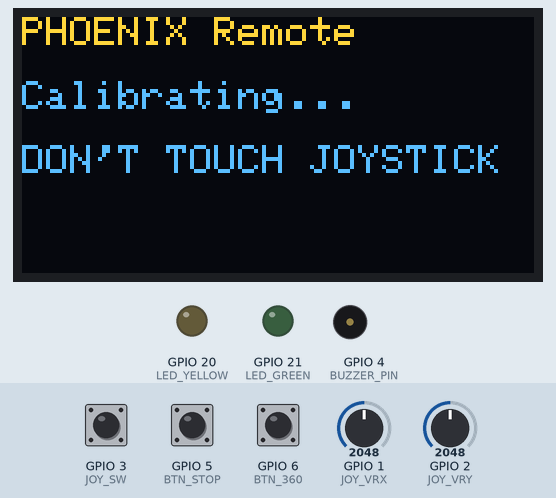
Recording of a sketch running on a simulated ESP32-C3. On the bench: 128×64 one-colour display, output pins drawn as LEDs (lit = HIGH), buzzer (waves = sounding). Dashed ring = blinking. Inputs (shaded band) come from the test bench; at power-on: GPIO 5 (BTN_STOP) HIGH, GPIO 6 (BTN_360) HIGH, GPIO 1 (JOY_VRX) = 2048, GPIO 2 (JOY_VRY) = 2048, GPIO 3 (JOY_SW) HIGH. The OLED is the two-colour kind (top 16 rows yellow); what the sketch prints to the serial monitor is not drawn.

Above: at 1.1 s.
At 3.35 s:
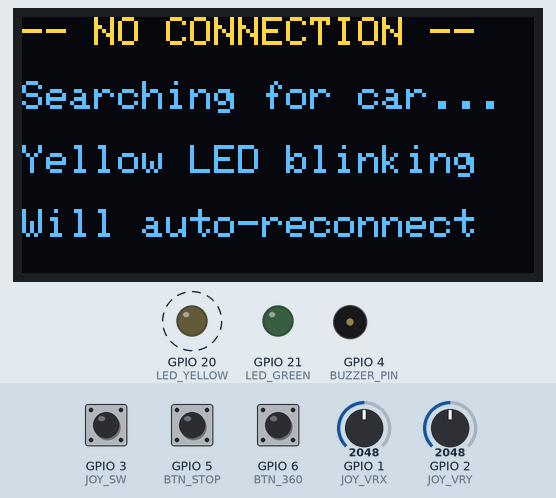
4.0 s: GPIO 5 (BTN_STOP) pulled LOW for 0.15 s
At 4.53 s:
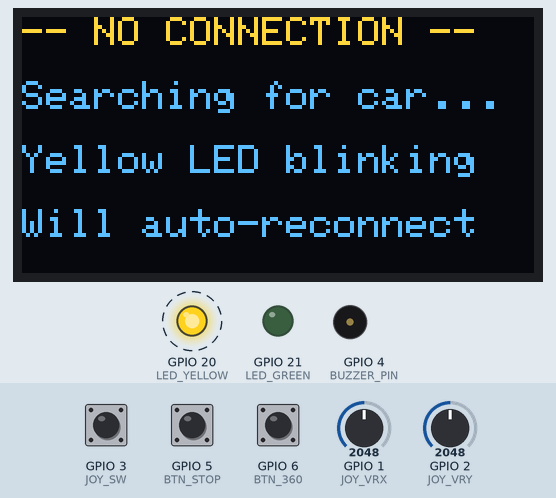
4.7 s: GPIO 6 (BTN_360) pulled LOW for 0.15 s
At 5.37 s:
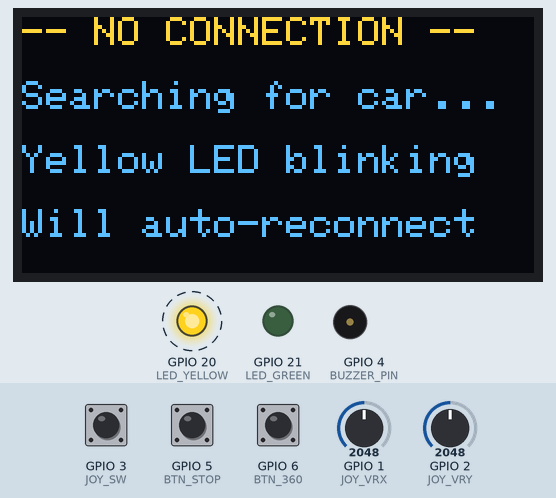
6.3 s: GPIO 1 (JOY_VRX) set to 2208
7.8 s: GPIO 1 (JOY_VRX) set to 2287
Timing chart, 0 to 15.8 s (numbered marks = the images above; inputs shaded):
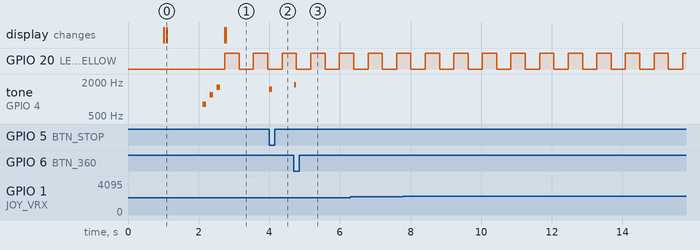

Measured:
- after the input at 4.0 s, tone on GPIO 4 (BUZZER_PIN): silent → 1500 Hz at once, → silent 0.08 s later
- after the input at 4.7 s, tone on GPIO 4 (BUZZER_PIN): silent → 1800 Hz at once, → silent 0.06 s later
- by itself, GPIO 20 (LED_YELLOW): alternates HIGH for 0.41 s and LOW for 0.40 s
- what the display in image 0 shows lasts 1.6 s, from 1.1 s to 2.7 s

The sketch:

PHOENIX_REMOTE.ino
```cpp
/*
  PHOENIX - ESP32-C3 SuperMini Remote

  My JOYSTICK (own diagram):
    VRX (G1) = FORWARD/BACKWARD axis  → UP=4095, DOWN=0
    VRY (G2) = LEFT/RIGHT turn axis   → RIGHT=4095, LEFT=0
    Center: VRX=2847, VRY=2828
*/

#include <esp_now.h>
#include <WiFi.h>
#include <Wire.h>
#include <Adafruit_SSD1306.h>
#include <Adafruit_GFX.h>

// ===== PINS =====
#define JOY_VRX    1   // forward/backward axis
#define JOY_VRY    2   // left/right turn axis
#define JOY_SW     3
#define BUZZER_PIN 4
#define BTN_STOP   5
#define BTN_360    6
#define LED_YELLOW 20
#define LED_GREEN  21
#define OLED_SDA   8
#define OLED_SCL   9

#define OLED_W    128
#define OLED_H     64
#define OLED_ADDR 0x3C

Adafruit_SSD1306 display(OLED_W, OLED_H, &Wire, -1);

// ===== MAC =====
uint8_t carMac[] = {0x1C, 0xC3, 0xAB, 0xA2, 0x27, 0x40};

// ===== STRUCTS — must match car exactly =====
typedef struct __attribute__((packed)) {
  int  leftSpeed;
  int  rightSpeed;
  bool stopCommand;
  bool spinCommand;
} RemoteCommand;

typedef struct __attribute__((packed)) {
  int   distance;
  float temperature;
  int   gasValue;
  char  dangerLevel[10];
  bool  obstacleDetected;
  bool  mq5Warmed;
} CarData;

RemoteCommand cmd = {0, 0, false, false};
CarData       car = {};

// ===== JOYSTICK CALIBRATION =====
// Hardcoded from current joystick diagram — auto-calibration overwrites at boot
int centerX = 2847;  // VRX center (forward/back axis)
int centerY = 2828;  // VRY center (turn axis)
const int   DEADZONE  = 200;
const float TURN_PCT  = 0.50f;  // turn speed = 50% of forward speed max

// ===== STATE =====
volatile bool          connected   = false;
volatile unsigned long lastCarTime = 0;
const unsigned long    CAR_TIMEOUT = 2500;

bool lastStopState = HIGH, lastSpinState = HIGH;
bool stopOn = false, spinOn = false;
bool oledOK = false;

unsigned long lastOled  = 0;
unsigned long lastSend  = 0;
unsigned long lastBlink = 0;
bool          blinkSt   = false;

// ===== FORWARD DECLARATIONS =====
void initOLED();
void initESPNow();
void addCarPeer();
void readJoystick();
void readButtons();
void checkConnection();
void updateLEDs();
void updateOLED();
void beep(int freq, int ms);

// ===== SETUP =====
void setup() {
  Serial.begin(115200);
  delay(800);
  Serial.println("\n=== PHOENIX Remote - AXIS CORRECTED ===");

  pinMode(JOY_SW,    INPUT_PULLUP);
  pinMode(BTN_STOP,  INPUT_PULLUP);
  pinMode(BTN_360,   INPUT_PULLUP);
  pinMode(LED_YELLOW, OUTPUT); digitalWrite(LED_YELLOW, LOW);
  pinMode(LED_GREEN,  OUTPUT); digitalWrite(LED_GREEN,  LOW);

  ledcAttach(BUZZER_PIN, 2000, 8);
  ledcWriteTone(BUZZER_PIN, 0);

  initOLED();

  if (oledOK) {
    display.clearDisplay();
    display.setTextSize(1); display.setTextColor(SSD1306_WHITE);
    display.setCursor(0,  0); display.println("PHOENIX Remote");
    display.setCursor(0, 16); display.println("Calibrating...");
    display.setCursor(0, 32); display.println("DON'T TOUCH JOYSTICK");
    display.display();
  }

  // Auto-calibration — overwrites hardcoded center values
  Serial.println("Calibrating joystick (keep centered)...");
  long sX = 0, sY = 0;
  for (int i = 0; i < 50; i++) {
    sX += analogRead(JOY_VRX);
    sY += analogRead(JOY_VRY);
    delay(20);
  }
  centerX = sX / 50;
  centerY = sY / 50;
  Serial.printf("Center: VRX=%d VRY=%d\n", centerX, centerY);
  Serial.println("Push UP    → car goes FORWARD");
  Serial.println("Push DOWN  → car goes BACKWARD");
  Serial.println("Push RIGHT → car turns RIGHT");
  Serial.println("Push LEFT  → car turns LEFT");

  beep(800, 100); delay(100); beep(1200, 100); delay(100); beep(1600, 100);

  initESPNow();

  if (oledOK) {
    display.clearDisplay();
    display.setCursor(0,  0); display.println("Calibrated!");
    display.setCursor(0, 16); display.printf("VRX=%d VRY=%d", centerX, centerY);
    display.setCursor(0, 32); display.println("Searching car...");
    display.display();
  }

  Serial.println("Remote ready.");
  Serial.printf("MAC: %s\n", WiFi.macAddress().c_str());
}

// ===== LOOP =====
void loop() {
  readJoystick();
  readButtons();
  checkConnection();
  updateLEDs();

  // Send always — enables auto-reconnect without restart
  if (millis() - lastSend >= 40) {
    cmd.stopCommand = stopOn;
    cmd.spinCommand = spinOn;
    if (!connected) {
      cmd.leftSpeed  = 0;
      cmd.rightSpeed = 0;
    }
    esp_now_send(carMac, (uint8_t*)&cmd, sizeof(cmd));
    lastSend = millis();
  }

  if (millis() - lastOled >= 200) {
    updateOLED();
    lastOled = millis();
  }

  delay(10);
}

// ===== OLED =====
void initOLED() {
  Wire.begin(OLED_SDA, OLED_SCL);
  Wire.setClock(100000);
  delay(200);

  Serial.print("I2C scan: ");
  int n = 0;
  for (byte a = 1; a < 127; a++) {
    Wire.beginTransmission(a);
    if (Wire.endTransmission() == 0) { Serial.printf("0x%02X ", a); n++; }
  }
  Serial.println();
  if (n == 0) { Serial.println("NO I2C DEVICES"); oledOK = false; return; }

  if (!display.begin(SSD1306_SWITCHCAPVCC, OLED_ADDR)) {
    Serial.println("OLED FAILED"); oledOK = false; return;
  }
  oledOK = true;
  Serial.println("OLED OK");
  display.clearDisplay(); display.display();
}

// ===== ESP-NOW =====
void initESPNow() {
  WiFi.mode(WIFI_STA);
  WiFi.disconnect(); delay(100);
  if (esp_now_init() != ESP_OK) { Serial.println("ESP-NOW FAILED"); return; }
  Serial.println("ESP-NOW OK");

  esp_now_register_send_cb([](const wifi_tx_info_t* i, esp_now_send_status_t s) {});

  esp_now_register_recv_cb([](const esp_now_recv_info_t* info, const uint8_t* data, int len) {
    if (len == sizeof(CarData)) {
      memcpy(&car, data, sizeof(car));
      lastCarTime = millis();
      if (!connected) {
        connected = true;
        Serial.println("Car CONNECTED");
      }
    } else {
      Serial.printf("STRUCT SIZE MISMATCH: got=%d expected=%d\n", len, sizeof(CarData));
    }
  });

  addCarPeer();
}

void addCarPeer() {
  esp_now_del_peer(carMac);
  esp_now_peer_info_t p = {};
  memcpy(p.peer_addr, carMac, 6);
  p.channel = 0; p.encrypt = false;
  Serial.println(esp_now_add_peer(&p) == ESP_OK ? "Car peer OK" : "Car peer FAILED");
}

// ===== JOYSTICK =====
void readJoystick() {
  // Average 5 readings to reduce ADC noise
  long sX = 0, sY = 0;
  for (int i = 0; i < 5; i++) {
    sX += analogRead(JOY_VRX);
    sY += analogRead(JOY_VRY);
  }
  int vrx = sX / 5;  // forward/backward axis
  int vry = sY / 5;  // left/right turn axis

  // Offset from calibrated center
  int rawFB = vrx - centerX;  // FB = Forward/Backward. Positive = forward
  int rawLR = vry - centerY;  // LR = Left/Right.      Positive = right

  // Deadzone
  if (abs(rawFB) < DEADZONE) rawFB = 0;
  if (abs(rawLR) < DEADZONE) rawLR = 0;

  // Map to -255..255
  int halfFB = max(centerX, 4095 - centerX);
  int halfLR = max(centerY, 4095 - centerY);

  // speed: push UP(VRX high, rawFB positive) = positive = FORWARD ✅
  int speed = (rawFB == 0) ? 0 : map(rawFB, -halfFB, halfFB, -255, 255);

  // turn: push RIGHT(VRY high, rawLR positive) = positive = turn RIGHT ✅
  int turn  = (rawLR == 0) ? 0 : map(rawLR, -halfLR, halfLR, -255, 255);

  speed = constrain(speed, -255, 255);
  turn  = constrain(turn,  -255, 255);

  // Differential steering mix (Tank drive pattern)
  int L, R;
  if (speed == 0) {
    // In-place spin (Full Power)
    L = turn;
    R = -turn;
  } else if (speed > 0) {
    // Forward turning
    L = speed + (int)(turn * TURN_PCT);
    R = speed - (int)(turn * TURN_PCT);
  } else {
    // Backward turning
    L = speed - (int)(turn * TURN_PCT);
    R = speed + (int)(turn * TURN_PCT);
  }

  cmd.leftSpeed  = constrain(L, -255, 255);
  cmd.rightSpeed = constrain(R, -255, 255);

  // Joystick button = hold to stop
  if (digitalRead(JOY_SW) == LOW) {
    cmd.leftSpeed = 0; cmd.rightSpeed = 0;
  }

  // Serial debug every 400ms
  static unsigned long lastPrint = 0;
  if (millis() - lastPrint > 400) {
    String dir = "IDLE";
    if      (cmd.leftSpeed > 30  && cmd.rightSpeed > 30)  dir = "F";
    else if (cmd.leftSpeed < -30 && cmd.rightSpeed < -30) dir = "B";
    else if (cmd.rightSpeed > cmd.leftSpeed  + 30)        dir = "R";
    else if (cmd.leftSpeed  > cmd.rightSpeed + 30)        dir = "L";
    Serial.printf("JOY> %s | spd:%4d turn:%4d | LM:%4d RM:%4d\n",
      dir.c_str(), speed, turn, cmd.leftSpeed, cmd.rightSpeed);
    lastPrint = millis();
  }
}

// ===== BUTTONS =====
void readButtons() {
  bool s = digitalRead(BTN_STOP);
  if (s == LOW && lastStopState == HIGH) {
    stopOn = !stopOn;
    beep(stopOn ? 1500 : 800, 80);
    Serial.printf("STOP: %s\n", stopOn ? "ON" : "OFF");
  }
  lastStopState = s;

  bool sp = digitalRead(BTN_360);
  if (sp == LOW && lastSpinState == HIGH) beep(1800, 60);
  spinOn = (sp == LOW);
  lastSpinState = sp;
}

// ===== CONNECTION =====
void checkConnection() {
  if (connected && millis() - lastCarTime > CAR_TIMEOUT) {
    connected = false;
    Serial.println("Car LOST — will auto-reconnect natively");
  }
}

// ===== LEDs =====
// GREEN on  = connected to car
// YELLOW blink = searching for car
void updateLEDs() {
  if (connected) {
    digitalWrite(LED_GREEN,  HIGH);
    digitalWrite(LED_YELLOW, LOW);
    blinkSt = false;
  } else {
    digitalWrite(LED_GREEN, LOW);
    if (millis() - lastBlink > 400) {
      blinkSt = !blinkSt;
      digitalWrite(LED_YELLOW, blinkSt);
      lastBlink = millis();
    }
  }
}

// ===== OLED =====
void updateOLED() {
  if (!oledOK) return;
  display.clearDisplay();
  display.setTextColor(SSD1306_WHITE);
  display.setTextSize(1);

  if (!connected) {
    display.setCursor(0,  0); display.println("-- NO CONNECTION --");
    display.setCursor(0, 16); display.println("Searching for car...");
    display.setCursor(0, 32); display.println("Yellow LED blinking");
    display.setCursor(0, 48); display.println("Will auto-reconnect");
    display.display();
    return;
  }

  // Row 0: Distance + status
  display.setCursor(0, 0);
  if (car.obstacleDetected)
    display.printf("DIST:%3dcm [BLOCKED]", car.distance);
  else
    display.printf("DIST:%3dcm [%s]", car.distance, car.dangerLevel);

  // Row 1: Temp + Gas
  display.setCursor(0, 12);
  if (!car.mq5Warmed)
    display.printf("T:%.1fC  GAS:WARMUP", car.temperature);
  else
    display.printf("T:%.1fC  G:%4d", car.temperature, car.gasValue);

  // Row 2: Motor speeds (LM=Left Motor, RM=Right Motor)
  display.setCursor(0, 24);
  display.printf("LM:%4d  RM:%4d", cmd.leftSpeed, cmd.rightSpeed);

  // Row 3: Direction
  display.setCursor(0, 36);
  if      (stopOn)                                           display.print("[[   STOP   ]]");
  else if (spinOn)                                           display.print("[[   SPIN   ]]");
  else if (cmd.leftSpeed == 0 && cmd.rightSpeed == 0)        display.print("IDLE");
  else if (cmd.leftSpeed > 30  && cmd.rightSpeed > 30)       display.print(">> FORWARD <<");
  else if (cmd.leftSpeed < -30 && cmd.rightSpeed < -30)      display.print("<< BACKWARD >>");
  else if (cmd.rightSpeed > cmd.leftSpeed  + 30)             display.print("TURN RIGHT");
  else if (cmd.leftSpeed  > cmd.rightSpeed + 30)             display.print("TURN LEFT");
  else                                                       display.print("MOVING");

  // Row 4: Warnings
  display.setCursor(0, 50);
  if (car.obstacleDetected) {
    display.print("!! OBSTACLE AHEAD !!");
    static unsigned long lastObsBeep = 0;
    if (millis() - lastObsBeep > 500) { beep(1500, 80); lastObsBeep = millis(); }
  } else if (strcmp(car.dangerLevel, "HIGH") == 0) {
    display.print("!!! HIGH DANGER !!!");
    static unsigned long lastDBeep = 0;
    if (millis() - lastDBeep > 2000) { beep(2800, 120); lastDBeep = millis(); }
  } else {
    display.print("All systems OK");
  }

  display.display();
}

// ===== BUZZER =====
void beep(int freq, int ms) {
  ledcWriteTone(BUZZER_PIN, freq);
  delay(ms);
  ledcWriteTone(BUZZER_PIN, 0);
}
```
